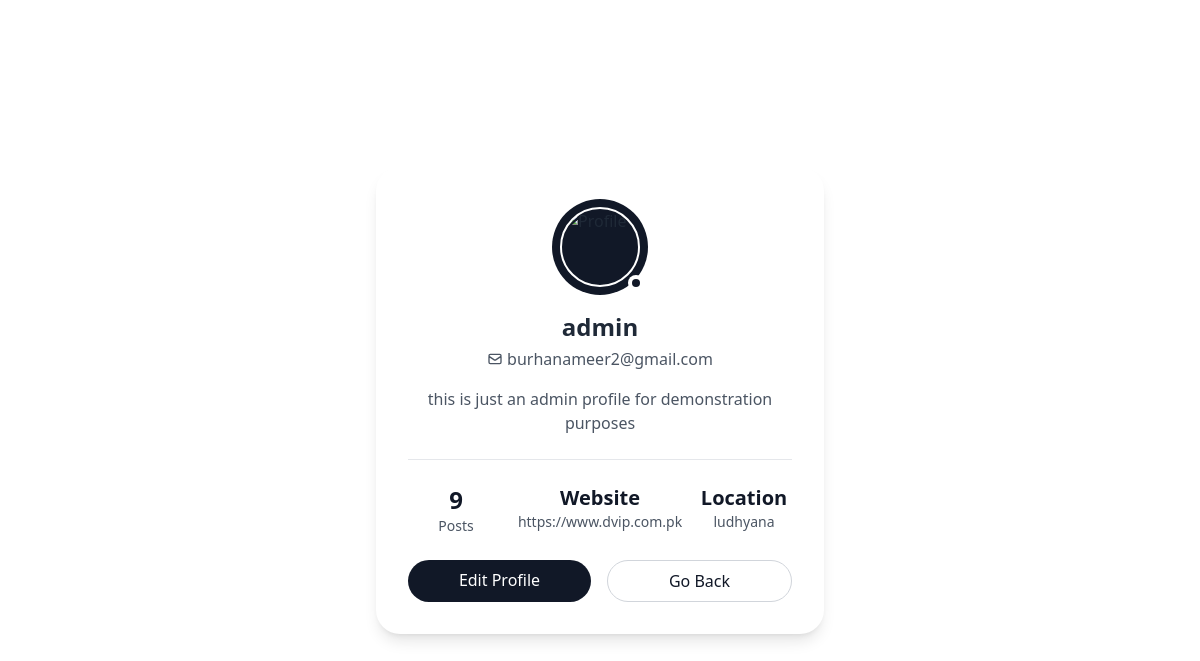
Before: /profile/ (signed in) with the older database file.
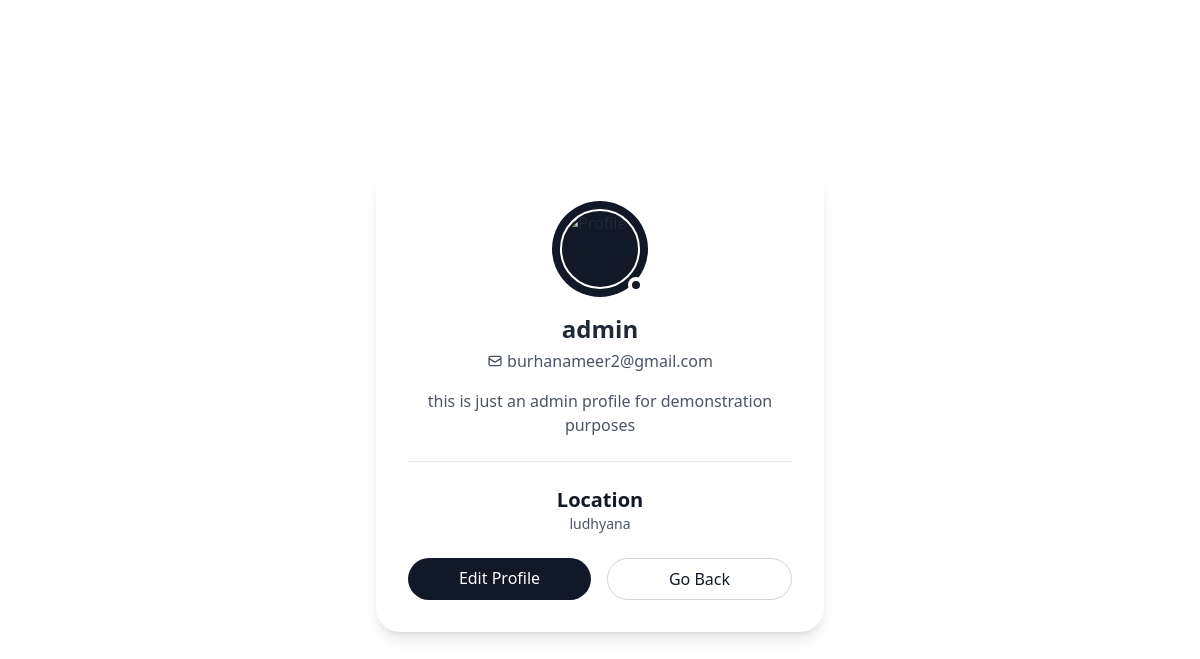
After: the same page with the newer database file.
### homeusers/models.py (models this page shows, shortened)
class CustomUser(AbstractUser):
    RoleChoices = (
        ("customer", "Customer Account"),
        ("business", "Business Account")
    )
    role = models.CharField(max_length=20, choices=RoleChoices, default="customer")
    profile_pic = CloudinaryField(
        'image',
        folder="profile_pics/",
        default="profile_pics/crcmmzrp6a5il1tdx7al",
        null=True,
        blank=True
    )
    Bio=models.CharField(max_length=1000 ,null=True,blank=True)
    website=models.CharField(max_length=300, null=True, blank=True)
    location=models.CharField(max_length=300 ,null=True,blank=True)
    groups = models.ManyToManyField(
        'auth.Group',
        related_name='custom_user_groups',  # Changed related_name
        blank=True,
        help_text='The groups this user belongs to.',
        verbose_name='groups',
    )
    user_permissions = models.ManyToManyField(
        'auth.Permission',
        related_name='custom_user_permissions',  # Changed related_name
        blank=True,
        help_text='Specific permissions for this user.',
        verbose_name='user permissions',
    )
    class Meta:
        verbose_name = 'User'
        verbose_name_plural = 'Users'

### homebase/views.py (the view)
# urls.py: path("profile/",homeviews.Profile,name="profile"),
@login_required(login_url='login')
def Profile(request):
    context = {}
    if request.user.role == 'business':
        post_count = Products.objects.filter(admin=request.user).count()
        context['post_count'] = post_count
    return render(request, 'profile.html', context)

### homebase/templates/profile.html (shortened to what this page needs)
{% load static %}
<!DOCTYPE html>
<html lang="en">
<head>
  <link rel="stylesheet" href="{% static 'css/dist/styles.css' %}" />
</head>
<body class="min-h-screen flex items-center justify-center bg-white p-4">
  <div class="bg-white rounded-3xl shadow-lg max-w-md w-full mx-auto p-8">
    <div class="flex justify-center mb-4">
      <div class="relative">
        <div class="w-24 h-24 rounded-full bg-gray-900 flex items-center justify-center">
          <div>
            <img class="w-20 h-20 rounded-full border-2 border-white" src="{{request.user.profile_pic.url}}" alt="Profile">
          </div>
        </div>
        <div class="absolute bottom-1 right-1 w-4 h-4 bg-white rounded-full flex items-center justify-center">
          <div class="w-2 h-2 bg-gray-900 rounded-full"></div>
        </div>
      </div>
    </div>
    <div class="text-center mb-6">
      <h1 class="text-2xl font-bold mb-1">{{request.user.username}}</h1>
      <div class="flex items-center justify-center text-gray-600 mb-4">
        <svg xmlns="http://www.w3.org/2000/svg" class="h-4 w-4 mr-1" fill="none" viewBox="0 0 24 24" stroke="currentColor">
          <path stroke-linecap="round" stroke-linejoin="round" stroke-width="2" d="M3 8l7.89 5.26a2 2 0 002.22 0L21 8M5 19h14a2 2 0 002-2V7a2 2 0 00-2-2H5a2 2 0 00-2 2v10a2 2 0 002 2z" />
        </svg>
        <span>{{request.user.email}}</span>
      </div>
      <p class="text-gray-600 max-w-sm mx-auto">
        {{request.user.Bio}}
      </p>
    </div>
    <div class="border-t border-gray-200 my-6"></div>
    <div class="grid {% if request.user.role == 'business' %}grid-cols-3{% else %}grid-cols-1{% endif %} gap-12 mb-6 justify-items-center">
      {% if request.user.role == 'business' %}
      <div class="text-center">
        <p class="text-2xl font-bold text-gray-900">{{ post_count }}</p>
        <p class="text-gray-600 text-sm">Posts</p>
      </div>
      <div class="text-center">
        <p class="text-xl font-bold text-gray-900">Website</p>
        <p class="text-gray-600 text-sm">{{request.user.website}}</p>
      </div>
      {% endif %}
      <div class="text-center">
        <p class="text-xl font-bold text-gray-900">Location</p>
        <p class="text-gray-600 text-sm">{{request.user.location|default:"Not specified"}}</p>
      </div>
    </div>
    <div class="flex gap-4">
      <a class="bg-gray-900 text-white py-2 px-4 rounded-full font-medium flex-1 text-center hover:bg-gray-800 transition-colors" href="{% url 'edit_profile' %}">
        Edit Profile
      </a>
      <a href="{% if request.user.role == 'business' %}{% url 'adminpage' %}{% else %}{% url 'home' %}{% endif %}"
         class="bg-white text-gray-900 border border-gray-300 py-2 px-4 rounded-full font-medium flex-1 text-center hover:bg-gray-50 transition-colors">
        Go Back
      </a>
    </div>
  </div>
</body>
</html>

Changed rows visible on the page:
changed CustomUser "admin": role "business" → "customer" (drawn); user.website "https://www.dvip.com.pk" → (not shown)
Other visible differences:
{{ post_count }}: "9" → (not shown)
text no longer shown: "Posts Website"
